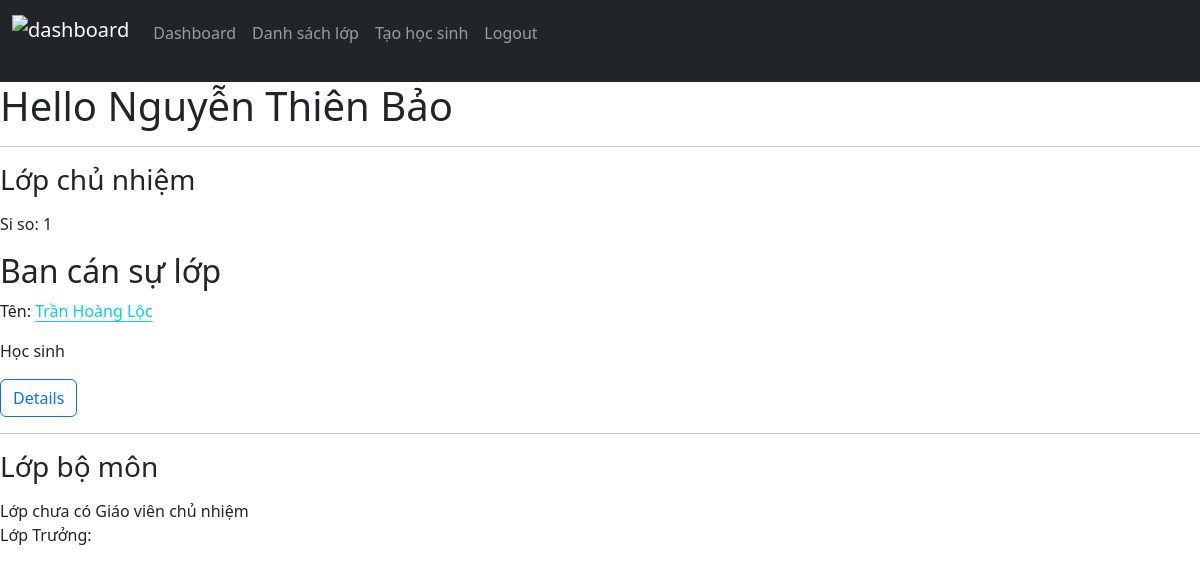
Screenshot of /dashboard (signed in) with the database file from the repository.
### Du_An/models.py (models this page shows, shortened)
class Teacher(User):
    full_name = models.CharField(max_length=200, unique=False)
    subject = models.ManyToManyField(Subject, related_name="teachers")
    contact_information = models.TextField(default="")

class ClassYearProfile(models.Model):
    classroom = models.ForeignKey(Class, on_delete=models.CASCADE, related_name="profiles") #-W profile with 's'
    year = models.PositiveSmallIntegerField(blank=False, default=date.today().year)
    form_teacher = models.OneToOneField(Teacher, on_delete=models.CASCADE, null=True, blank=True, default=None, related_name="form_class")
    subject_teachers = models.ManyToManyField("ClassSubjectTeacher", blank=True, related_name="classroom")
    def get_class_staff_committee(self):
        try:
            return self.students.filter(role__in=STUDENT_ROLE)
        except:
            return None

class StudentYearProfile(models.Model):
    year = models.PositiveSmallIntegerField(blank=False, default=this_year)
    student = models.ForeignKey(Student, on_delete=models.CASCADE, related_name="profiles") #-W profile with 's'
    classroom = models.ForeignKey("ClassYearProfile", on_delete=models.CASCADE, related_name="students")
    role = models.CharField(max_length=30, choices=role_choices)
    main_subjects = models.ManyToManyField(MainSubject, related_name="student")
    second_subjects = models.ManyToManyField(SecondSubject, related_name="student")
    comment_subjects = models.ManyToManyField(EvaluateByCommentSubject, related_name="student")
    second_term_main_subjects = models.ManyToManyField(MainSubject, related_name="second_term_student")
    second_term_second_subjects = models.ManyToManyField(SecondSubject, related_name="second_term_student")
    second_term_comment_subjects = models.ManyToManyField(EvaluateByCommentSubject, related_name="second_term_student")

class Student(models.Model):
    full_name = models.CharField(max_length=200)
    birthday = models.DateField(blank=False)
    is_boy = models.BooleanField()
    """
    //main_subjects = models.ManyToManyField(MainSubject, related_name="student")
    //second_subjects = models.ManyToManyField(SecondSubject, related_name="student")
    //comment_subjects = models.ManyToManyField(EvaluateByCommentSubject, related_name="student")
    //second_term_main_subjects = models.ManyToManyField(MainSubject, related_name="second_term_student")
    //second_term_second_subjects = models.ManyToManyField(SecondSubject, related_name="second_term_student")
    //second_term_comment_subjects = models.ManyToManyField(EvaluateByCommentSubject, related_name="second_term_student") """

class ClassSubjectTeacher(models.Model):
    subject = models.ForeignKey(Subject, on_delete=models.CASCADE, related_name="classes")
    teacher = models.ForeignKey(Teacher, on_delete=models.PROTECT, related_name="teaching_classes")

### Du_An/views.py (the view)
# urls.py: path("dashboard", views.dashboard, name="dashboard"),
def dashboard(request):
    if request.method == "GET":
        return render(request, "Du_An/dashboard.html")
    else:
        return HttpResponseNotAllowed("method not allowed")

### Du_An/templatetags/tags.py (called while the page is built)
@register.simple_tag
def get_student_page_link(classroom: Class, role: str, tagclass: str, year: int = this_year) -> str:
    try:
        student: StudentYearProfile = classroom.profiles.get(year=year).students.get(role=role)
        href = reverse("view_student", args=(student.student.id, ))
        return format_html(tag("a", attribute='href="{}" class="{}"', content=student.student.full_name), href, tagclass)
    except StudentYearProfile.DoesNotExist:
        return f"Lớp chưa có {get_role_name(role)}"
    except ClassYearProfile.DoesNotExist:
        return "Năm học không hợp lệ"
    except:
        return '' #* Return None may raise Error when Django render template

@register.simple_tag
def get_role_name(role: str) -> str | None:
    if role not in STUDENT_ROLE:
        return
    for role_name in role_choices:
        if role in role_name:
            return role_name[-1] #* get the vietnamese name of the role

### Du_An/templates/Du_An/dashboard.html (shortened to what this page needs)
{% extends 'Du_An/layout.html' %}
{% load static %}
{% load tags %}
{% block style %} <link href="{% static 'Du_An/css/dashboard.css' %}" rel="stylesheet">
{% endblock %}
{% block body %}
    {% if user.is_authenticated %}
        {% if user.teacher %}
            <h1> Hello {{ user.teacher.full_name }}</h1>
            <hr>
            <h3>Lớp chủ nhiệm</h3>
            {% if user.teacher.form_class %}
            <div class="formClass">
                <p class="classStudentCount">Si so: {{ user.teacher.form_class.students.count }}</p>
                <div class="classStaffs">
                    <h2>Ban cán sự lớp</h2>
                    {% for staff in user.teacher.form_class.get_class_staff_committee %}
                        {% if staff %}
                        <p class="classStaffName">Tên: <a href="{% url 'view_student' staff.student.id %}" class="link-info link-offset-2 link-opacity-75-hover"> {{ staff.student.full_name }} </a> </p>
                        <p class="classStaffRole">{% get_role_name staff.role %}</p>
                        {% endif %}
                    {% empty %}
                    Lớp  chưa có ban cán sự
                    {% endfor %}
                </div>
                <a href="{% url 'view_class' user.teacher.form_class.classroom.id %}" class="btn btn-outline-primary"> Details </a>
            </div>
            {% else %}
            Chưa có lớp chủ nhiệm. <a href="{% url 'classes' %}" class="link-info link-offset-2 link-opacity-75-hover">Xem danh sách các lớp</a>
            {% endif %}
            <hr>
            <h3>Lớp bộ môn</h3>
            <div class="classes">
                {% for classroom in user.teacher.teaching_classes.all %}
                <div class="mb-3">
                    {% if classroom.classroom.form_teacher %}
                    <p class="classFormTeacher">Form teacher: <a href="{% url 'view_teacher' classroom.classroom.form_teacher.id %}" class="link-info link-offset-2 link-underline-light link-opacity-75-hover"> {{ classroom.classroom.form_teacher.full_name }}</a></p>
                    {% else %}
                    Lớp chưa có Giáo viên chủ nhiệm
                    {% endif %}
                    <p class="classMonitor">Lớp Trưởng: {% autoescape off %} {% get_student_page_link classroom.classroom 'monitor' 'link-info link-offset-2 link-opacity-75-hover' %} {% endautoescape %} </p>
                </div>
                {% empty %}
                Chưa có lớp bộ môn
                {% endfor %}
            </div>
        {% else %}
            You're not either teacher or parent
        {% endif %}
    {% else %}
    <a class="btn btn-outline-primary" href="{% url 'login' %}">Đăng nhập</a>
    <a class="btn btn-outline-primary" href="{% url 'register' %}">Đăng kí</a>
    {% endif %}
{% endblock %}

### rows the page displays
StudentYearProfile: student.full_name "Trần Hoàng Lộc", role "Học sinh"
ClassSubjectTeacher: shows "Lớp chưa có Giáo viên chủ nhiệm"

### other values shown
{{ user.teacher.full_name }} "Nguyễn Thiên Bảo"
{{ user.teacher.form_class.students.count }} "1"
